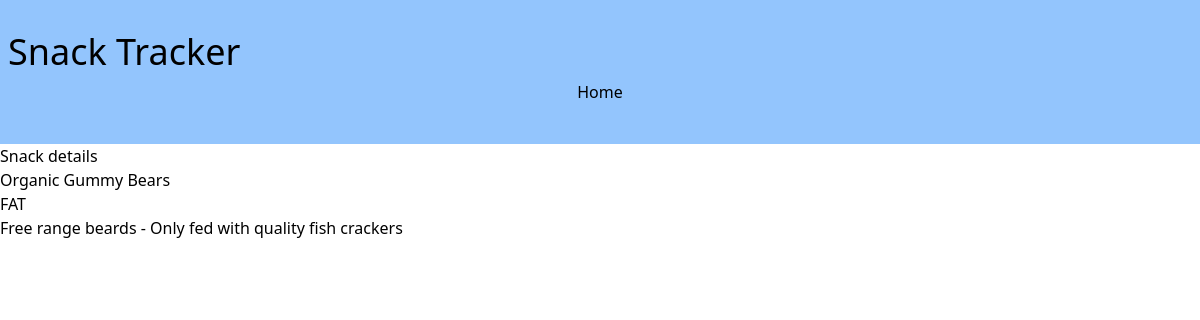
Page /2/ on the committed database.
### snacks/models.py (models this page shows, shortened)
class Snack(models.Model):
    name = models.CharField(max_length=64)
    purchaser = models.ForeignKey(get_user_model(), on_delete=models.CASCADE)
    description = models.TextField(blank=True, help_text="Enter a delicious description")

### snacks/views.py (the view)
# urls.py: path('<int:pk>/', SnackDetailView.as_view(), name='snack_detail'),
class SnackDetailView(DetailView):
    template_name = 'snack_detail.html'
    model = Snack

### templates/snack_detail.html (shortened to what this page needs)
{% extends 'base.html' %}
{% block content %}
<h2>Snack details</h2>
    <p>
        {{snack.name}}
    </p>
        <p>{{snack.purchaser}}</p>
        <p>{{snack.description}}</p>
    {% endblock content %}

### rows in the picture
Snack: name "Organic Gummy Bears", purchaser "FAT", description "Free range beards - Only fed with quality fish crackers"
